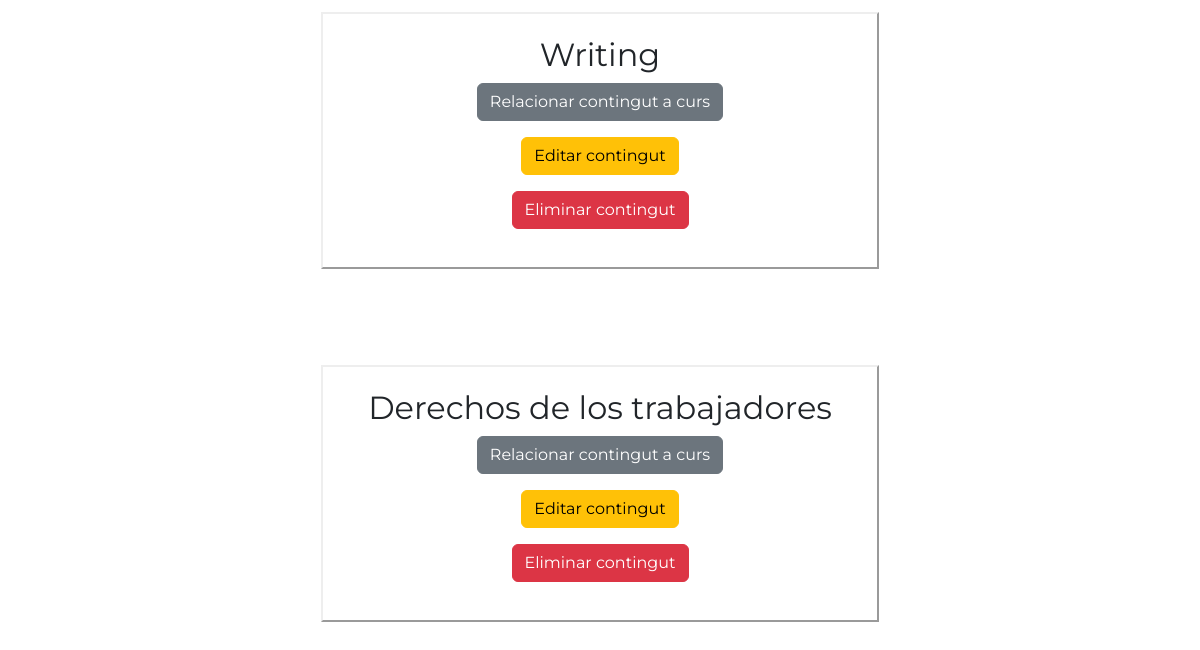
Before: /Views/html/panell_continguts.php (signed in, lower part) with the older database file.
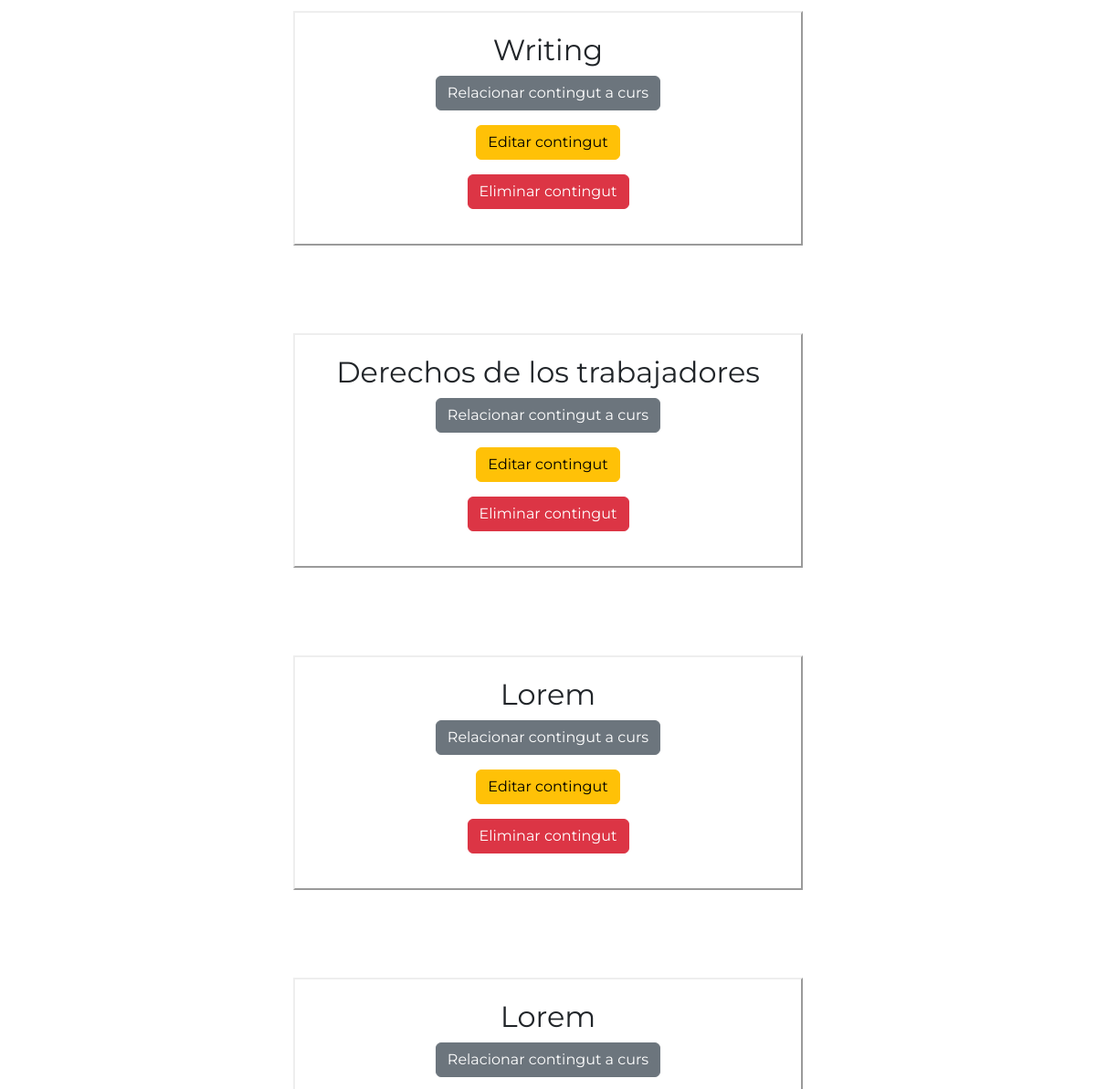
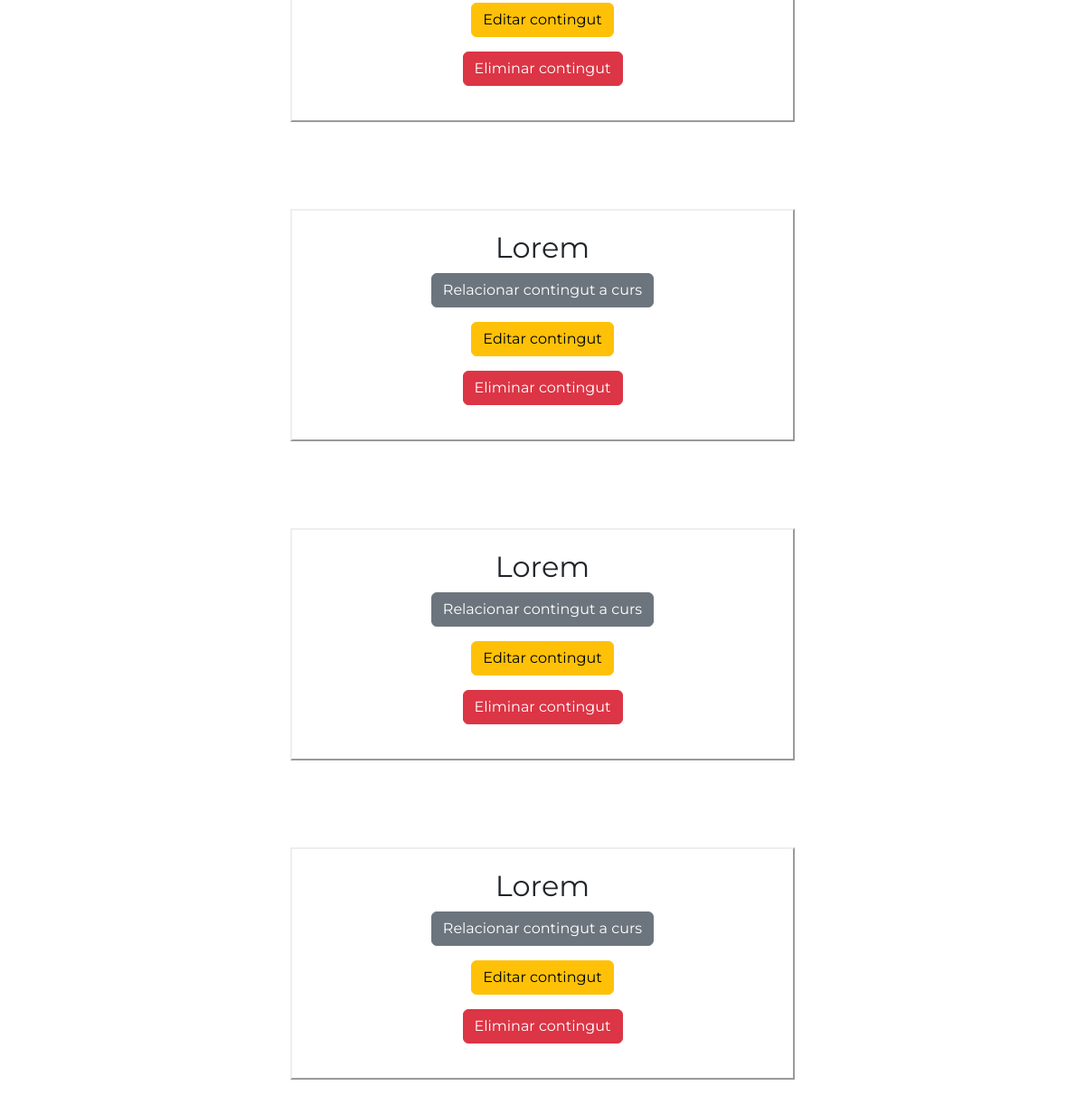
After: the same page with the newer database file (2 pictures, top to bottom).
### tables this page shows
CREATE TABLE continguts (
    id_contingut INT NOT NULL PRIMARY KEY AUTO_INCREMENT,
    nom_contingut VARCHAR(50),
    continguts_descripcio VARCHAR(250),
    hores INT,
    id_profesor INT NOT NULL,
    FOREIGN KEY (id_profesor) REFERENCES profesors(id_profesor)
);

### Model/Continguts/ModelPanellContinguts.php (called while the page is built, shortened)
<?php
class ModelPanellContinguts {
    private $conn;
    public function __construct($conn) {
        $this->conn = $conn;
    }
    public function mostrarContinguts() {
        $sql = $this->conn->prepare("SELECT * FROM continguts");
        $sql->execute();
        $result = $sql->get_result();
        return $result;
    }
}

### Controller/Continguts/ControllerPanellContinguts.php (the view)
<?php
include ('../../Model/Continguts/ModelPanellContinguts.php');
$mostrarContinguts = new ModelPanellContinguts($conn);
$result = $mostrarContinguts->mostrarContinguts();
$div_continguts = "";
while($contingut=$result->fetch_assoc()) {
    $IdContingut = $contingut["id_contingut"];
    $nombreContingut = $contingut["nom_contingut"];
    $div_continguts .=
    "<section class='py-5 text-center container'>
        <div class='div_continguts col-sm-6 mx-auto'>
            <h2 class='fw-normal'>".$nombreContingut."</h2>
            <p><a class='btn btn-secondary' href='relacionar_contingut.php?id=".$IdContingut."'>Relacionar contingut a curs</a></p>
            <p><a class='btn btn-warning' href='editar_contingut.php?id=".$IdContingut."'>Editar contingut</a></p>
            <form action='../../Controller/Continguts/ControllerEliminarContingut.php' method='POST'>
            <input type='hidden' name='id_contingut' value=".$IdContingut.">
            <p><input id='".$IdContingut."' type='button' onclick='mostrar_confirmacion(\"confirmacion_".$IdContingut."\"); mostrar_cursos_relacionats(\"".$IdContingut."\");' class='btn btn-danger contingut' value='Eliminar contingut'></p>
            <div id='confirmacion_".$IdContingut."' style='display:none; padding:15px; widht: 300px;'>
                <p>Estàs segur que vols eliminar aquest contingut?</p>
                <p>Aquest contingut esta vinculat amb el/els curs/cursos:</p>
                <p id='contingut_".$IdContingut."'></p>
                <input id='".$IdContingut."' type='submit' class='btn btn-danger' name='eliminar' onclick='eliminar_contingut(\"".$IdContingut."\")' value='Eliminar contingut'>
                <input type='button' class='btn btn-success' onclick='ocultar_confirmacion(\"confirmacion_".$IdContingut."\")' value='Cancel·lar'>
            </div>
            </form>
        </div>
    </section>";
}
echo $div_continguts;
?>

Changed rows visible on the page:
added continguts: nom_contingut "Lorem"
added continguts: nom_contingut "Lorem"
added continguts: nom_contingut "Lorem"
added continguts: nom_contingut "Lorem"
added continguts: nom_contingut "Lorem"
